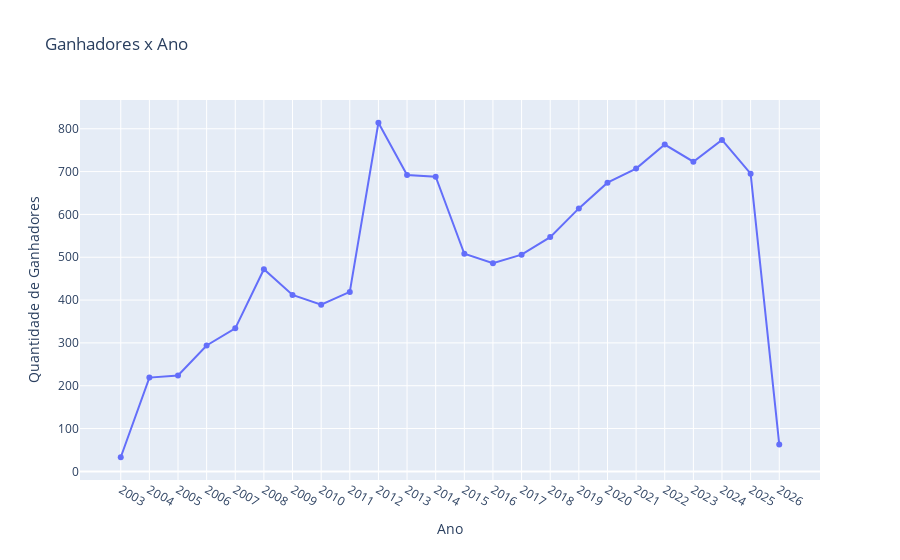

Notebook source saved alongside this figure:
### Markdown cell above
**Análise com o Plotly**

### Code cell
grafico_linha_go(x_ganhadores, y_ganhadores, 'Ganhadores x Ano', 'Ano', 'Quantidade de Ganhadores')

### Figure 1 — Plotly figure (JSON) as saved in the notebook; plotly's stock layout.template omitted (floating-point values rounded to 4 significant figures)
{"data": [{"mode": "markers+lines", "type": "scatter", "x": ["2003", "2004", "2005", "2006", "2007", "2008", "2009", "2010", "2011", "2012", "2013", "2014", "2015", "2016", "2017", "2018", "2019", "2020", "2021", "2022", "2023", "2024", "2025", "2026"], "y": [33, 219, 224, 294, 334, 472, 412, 389, 419, 814, 692, 688, 508, 486, 506, 547, 614, 674, 707, 763, 723, 774, 695, 63]}], "layout": {"title": {"text": "Ganhadores x Ano"}, "xaxis": {"title": {"text": "Ano"}}, "yaxis": {"title": {"text": "Quantidade de Ganhadores"}}}}
